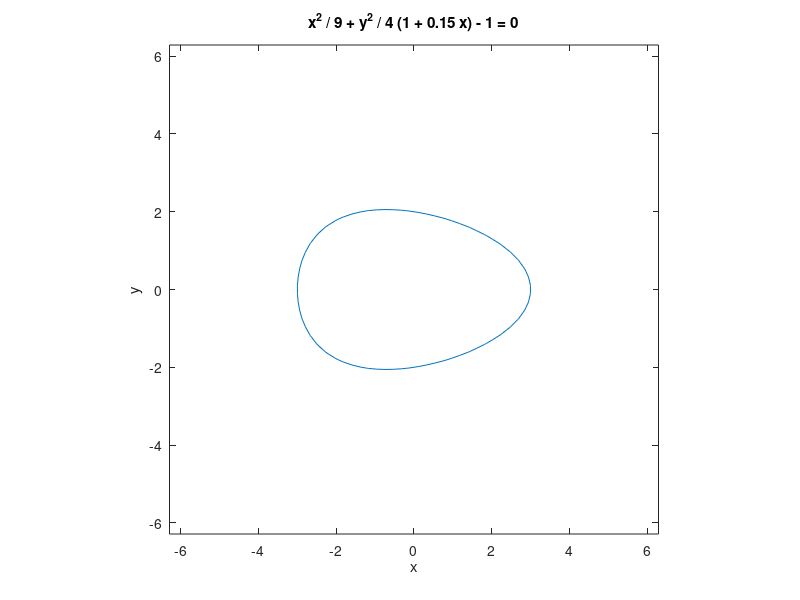

Write the MATLAB code that produced this figure.
close all

# Gänginge Eigrößen
# Größe	Gewicht	Durchmesser	Länge
# S	unter 53 g	 unter 41 mm	unter 57 mm
# M	53 - 63 g	41 - 43 mm	57 - 60 mm
# L	63 - 73 g	43 - 46 mm	60 - 63 mm
# XL	73 - 90 g	46 - 49 mm	63 - 68 mm

# http://www.mathematische-basteleien.de/eilinien.htm

#Elemente der Mathematik 3 (1948), Seite 67/68
#ezplot (@(x,y) 9 * x.^2 + 16 * y.^2 + 2 * x.*y.^2+y.^2-144)

# von x²/9+y²/4=1 zu x²/9+y²/4*t(x) = 1
# mit t(x) = 1 + 0.2*x
ezplot (@(x,y) x.^2/9 + y.^2/4 .* (1 + 0.15 * x) - 1)
axis equal

if 0
  ei = struct ("id", {"S", "M", "L", "XL"},
		"Gewicht_g", {[NA 53], [53 63], [63 73], [73 90]},
		"Durchmesser_mm", {[NA 41], [41 43], [43 46], [46 49]},
		"Laenge_mm", {[NA 57], [57 60], [60 63], [63 68]});


  pkg load symbolic
  syms x y

  tmp = solve(x.^2/9 + y.^2/4 .* (1 + 0.15 * x) - 1, y)
  f = function_handle (tmp(2))
  x = linspace (-3, 3, 500);
  y = f(x);

  # Ei auswählen
  id = 2;

  # skalieren
  x *= mean (ei(id).Laenge_mm) / (max (x) - min (x));
  y *= mean (ei(id).Durchmesser_mm) / 2 / max (y);

  plot(x, y)

  axis equal
endif
